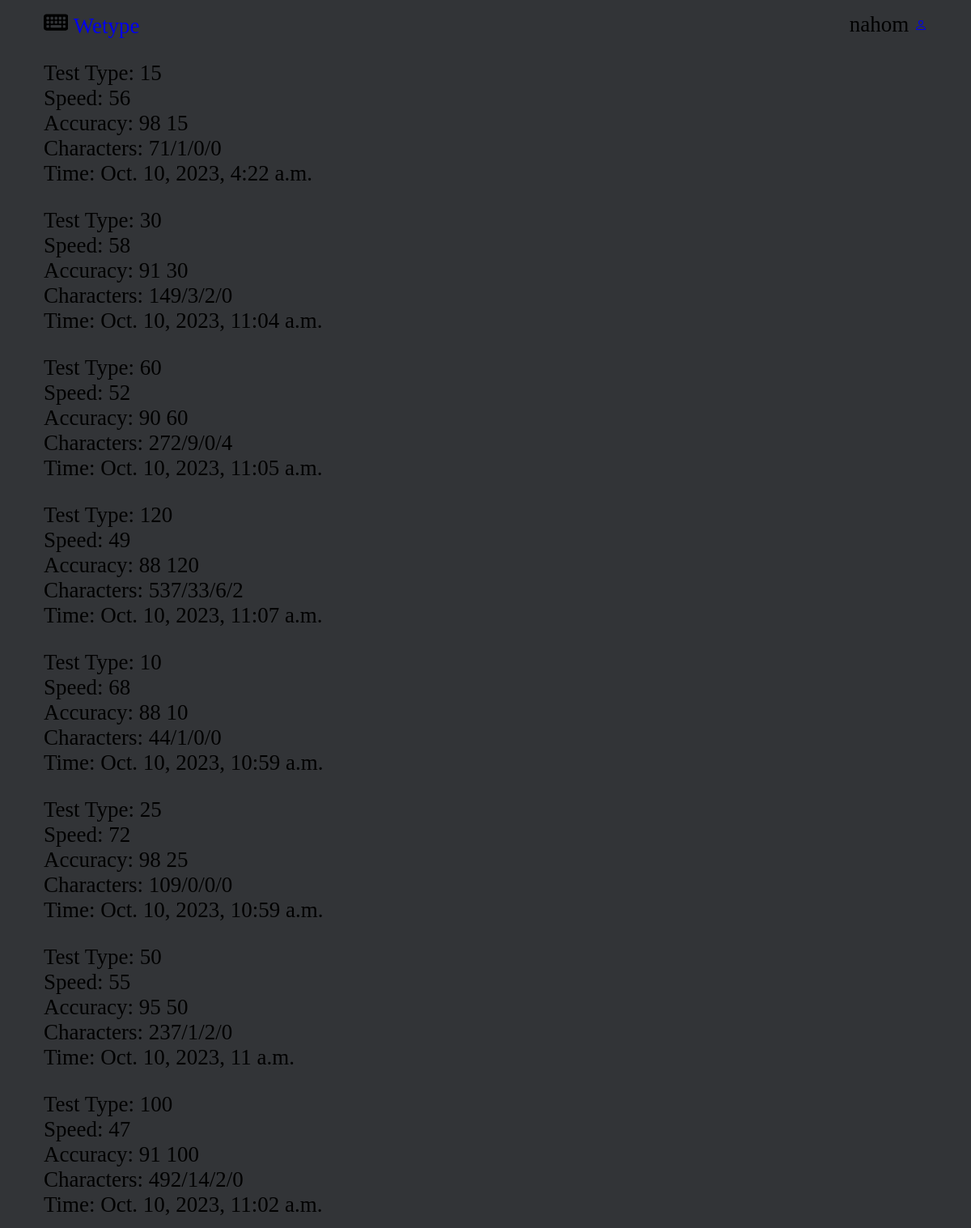
/profile (signed in), run on the app's committed database.
### writing/models.py (models this page shows)
class User(AbstractUser):
    pass

class Test_Time(models.Model):
    user = models.ForeignKey("User", on_delete=models.CASCADE, related_name="time")
    game_type = models.CharField(max_length=4,default="Time")
    test_type = models.PositiveIntegerField(null=False)
    speed = models.PositiveIntegerField(null=False)
    accuracy = models.IntegerField(null=False)
    time_frame = models.IntegerField(null=False)
    time = models.DateTimeField(auto_now_add=True)
    raw_speed = models.PositiveIntegerField(null=False)
    character = models.CharField(max_length=17, blank=False)

class Test_Word(models.Model):
    user = models.ForeignKey("User", on_delete=models.CASCADE, related_name="word")
    game_type = models.CharField(max_length=5, default="Words")
    test_type = models.PositiveIntegerField(null=False)
    speed = models.PositiveIntegerField(null=False)
    accuracy = models.IntegerField(null=False)
    time_frame = models.IntegerField(null=False)
    time = models.DateTimeField(auto_now_add=True)
    raw_speed = models.PositiveIntegerField(null=False)
    character = models.CharField(max_length=17, blank=False)

### writing/views.py (the view)
# urls.py: path("profile", views.account, name="profile"),
@login_required(login_url='/login')
def account(request):
    time, words = get_data(request.user)
    return render(request, "writing/profile.html", {
        "time": time,
        "words": words,
    })

### writing/helpers.py (called while the page is built)
def get_data(user):
    time_tests = [15, 30, 60, 120]
    word_tests = [10, 25, 50, 100]
    time = {}
    words = {}
    for test in time_tests:
        get_test = Test_Time.objects.filter(user=user, test_type=test).order_by('-speed')
        time[test] = get_test.first()
    for test in word_tests:
        get_test = Test_Word.objects.filter(user=user, test_type=test).order_by('-speed')
        words[test] = get_test.first()
    print(time, words)
    return time, words

### writing/templates/writing/profile.html (shortened to what this page needs)
{% extends 'writing/layout.html' %}
{% block body %}
    {% for value, test in time.items %}
    <div>
        {% if test %}
        <div>
            Test Type: <span>{{value }}</span>
        </div>
        <div>
            Speed: <span>{{ test.speed }} </span>
        </div>
         <div>
            Accuracy: <span>{{ test.accuracy }}  {{ value }} </span>
        </div>
        <div>
            Characters: <span> {{ test.character }} </span>
        </div>
        <div>
            Time: <span> {{ test.time }} </span>
        </div>
        {% endif %}
    </div>
    {% endfor %}
    {% for value, test in words.items %}
    <div>
        {% if test %}
        <div>
            Test Type: <span>{{value }}</span>
        </div>
        <div>
            Speed: <span>{{ test.speed }} </span>
        </div>
         <div>
            Accuracy: <span>{{ test.accuracy }}  {{ value }} </span>
        </div>
        <div>
            Characters: <span> {{ test.character }} </span>
        </div>
        <div>
            Time: <span> {{ test.time }} </span>
        </div>
        {% endif %}
    </div>
    {% endfor %}
{% endblock %}

### writing/templates/writing/layout.html (shortened to what this page needs)
{% load static %}
<!DOCTYPE html>
<html lang="en">
<head>
    <link href="{% static 'writing/styles.css' %}" rel="stylesheet">
</head>
<body>
<header>
    <div id="header">
        <a href="{% url 'index' %}">
        <div class="logo">
                Wetype
            </div>
        </a>
        <div>
        <a href="{% url 'profile' %}" id="user">
        {% if user.is_authenticated %}
        <span style="color: black;">{{ user.username }}</span>
        {% endif %}
        <span class="logo">
        </span>
        </a>
        </div>
    </div>
</header>
{% block body %}
{% endblock %}
</body>
</html>

### writing/static/writing/styles.css (style rules this page uses)
:root { font-size: 27px; }
body, * { box-sizing: border-box; margin: 0; }
body { background: #323437; }
body > * { width: 100%; max-width: 1300px; margin: auto; padding: .5rem 2rem; background: #323437 !important; }
#header { display: flex; justify-content: space-between; align-items: center; }
a { text-decoration: none !important; }

### data on the page
User: username "nahom"
Test_Time: value "15", speed "56", accuracy "98", character "71/1/0/0", time "Oct. 10, 2023, 4:22 a.m."
Test_Time: value "30", speed "58", accuracy "91", character "149/3/2/0", time "Oct. 10, 2023, 11:04 a.m."
Test_Time: value "60", speed "52", accuracy "90", character "272/9/0/4", time "Oct. 10, 2023, 11:05 a.m."
Test_Time: value "120", speed "49", accuracy "88", character "537/33/6/2", time "Oct. 10, 2023, 11:07 a.m."
Test_Word: test_type "10", speed "68", accuracy "88", character "44/1/0/0", time "Oct. 10, 2023, 10:59 a.m."
Test_Word: test_type "25", speed "72", accuracy "98", character "109/0/0/0", time "Oct. 10, 2023, 10:59 a.m."
Test_Word: test_type "50", speed "55", accuracy "95", character "237/1/2/0", time "Oct. 10, 2023, 11 a.m."
Test_Word: test_type "100", speed "47", accuracy "91", character "492/14/2/0", time "Oct. 10, 2023, 11:02 a.m."
